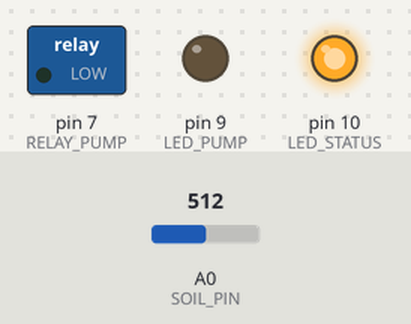
This sketch was run on a simulated Arduino Uno, built with avr-gcc and run on an emulated ATmega328P. On the bench: switched loads named in the sketch (green lamp = pin HIGH), output pins drawn as LEDs (lit = HIGH). The test bench sets the inputs (shaded band); at power-on: A0 (SOIL_PIN) = 512. What the sketch prints to the serial monitor is not drawn.

Above: at 1.8 s.
1.9 s: A0 (SOIL_PIN) set to 435
3.4 s: A0 (SOIL_PIN) set to 410
At 5.4 s:
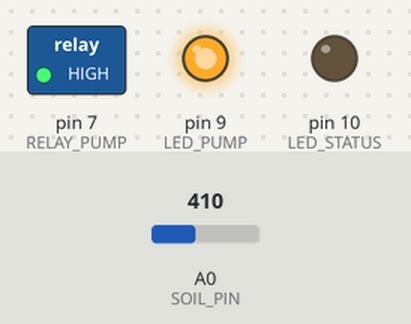
Timing chart, 0 to 6.9 s (numbered marks = the images above; inputs shaded):
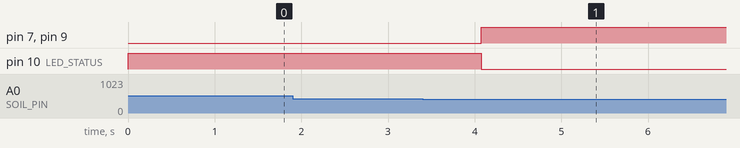

The sketch:

03_pump_control.ino
```cpp
/*
 * 第三組：土壤水份控制組
 * 範例 3：繼電器控制抽水馬達
 *
 * 學習重點：
 * - 繼電器控制
 * - 模擬抽水馬達開關
 * - 基本安全保護
 */

#define SOIL_PIN A0
#define RELAY_PUMP 7      // 繼電器控制抽水馬達
#define LED_PUMP 9        // 藍色 LED 模擬馬達運轉
#define LED_STATUS 10     // 綠色 LED 狀態指示

// 校正值與門檻
int DRY_VALUE = 300;
int WET_VALUE = 700;
int DRY_THRESHOLD = 30;   // 低於此濕度開始澆水
int WET_THRESHOLD = 60;   // 高於此濕度停止澆水

// 繼電器觸發方式
#define RELAY_ACTIVE_HIGH true

bool pumpOn = false;

void setup() {
  pinMode(RELAY_PUMP, OUTPUT);
  pinMode(LED_PUMP, OUTPUT);
  pinMode(LED_STATUS, OUTPUT);

  relayOff(RELAY_PUMP);
  digitalWrite(LED_PUMP, LOW);
  digitalWrite(LED_STATUS, HIGH);

  Serial.begin(9600);
  Serial.println("=== 自動澆水控制測試 ===");
  Serial.println();
  Serial.print("乾燥門檻: ");
  Serial.print(DRY_THRESHOLD);
  Serial.println("% (開始澆水)");
  Serial.print("濕潤門檻: ");
  Serial.print(WET_THRESHOLD);
  Serial.println("% (停止澆水)");
  Serial.println();
}

void loop() {
  // 讀取土壤濕度
  int rawValue = analogRead(SOIL_PIN);
  int moisture = map(rawValue, DRY_VALUE, WET_VALUE, 0, 100);
  moisture = constrain(moisture, 0, 100);

  // 控制邏輯（含遲滯）
  if (!pumpOn && moisture < DRY_THRESHOLD) {
    // 太乾了，開始澆水
    Serial.println(">>> 土壤乾燥！開始澆水 <<<");
    pumpOn = true;
    relayOn(RELAY_PUMP);
    digitalWrite(LED_PUMP, HIGH);
    digitalWrite(LED_STATUS, LOW);

  } else if (pumpOn && moisture > WET_THRESHOLD) {
    // 夠濕了，停止澆水
    Serial.println(">>> 土壤濕潤！停止澆水 <<<");
    pumpOn = false;
    relayOff(RELAY_PUMP);
    digitalWrite(LED_PUMP, LOW);
    digitalWrite(LED_STATUS, HIGH);
  }

  // 顯示狀態
  Serial.print("濕度: ");
  Serial.print(moisture);
  Serial.print("% | 馬達: ");
  Serial.println(pumpOn ? "運轉中" : "停止");

  delay(1000);
}

void relayOn(int pin) {
  digitalWrite(pin, RELAY_ACTIVE_HIGH ? HIGH : LOW);
}

void relayOff(int pin) {
  digitalWrite(pin, RELAY_ACTIVE_HIGH ? LOW : HIGH);
}

/*
 * 知識補充：
 *
 * 抽水馬達類型：
 *
 * 1. 潛水馬達（Submersible）：
 *    - 放在水中使用
 *    - 適合水槽、魚缸
 *
 * 2. 蠕動泵（Peristaltic）：
 *    - 精確控制流量
 *    - 不接觸液體，衛生
 *
 * 3. 隔膜泵（Diaphragm）：
 *    - 自吸能力強
 *    - 可以抽取有氣泡的液體
 *
 * 注意事項：
 * - 馬達需要的電流通常超過 Arduino 輸出能力
 * - 必須使用繼電器或電晶體驅動
 * - 注意馬達電壓規格
 * - 考慮防水問題
 *
 * 練習題：
 * 1. 加入手動控制按鈕
 * 2. LED 閃爍表示正在澆水
 * 3. 加入「預覽模式」只顯示不實際動作
 */
```

Measured:
- the behaviour switches between 420 and 419 on A0 (SOIL_PIN) (found by bisection; images 0 and 1)
- after the input at 1.9 s, every drawn part: stays the same
- after the input at 3.4 s, pin 7 (RELAY_PUMP), pin 9 (LED_PUMP): LOW → HIGH after 0.68 s; pin 10 (LED_STATUS): HIGH → LOW after 0.68 s
